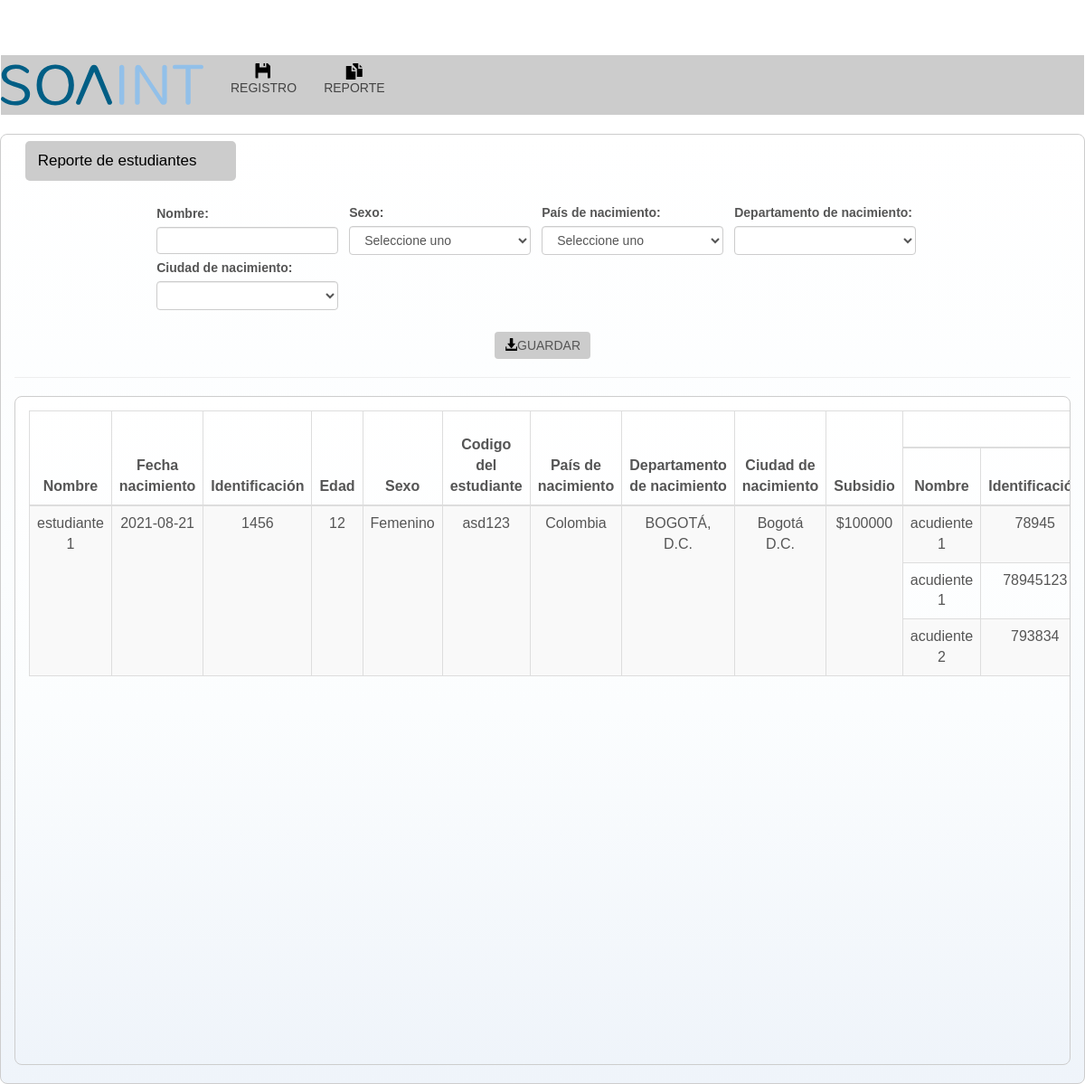
Screenshot of /index.php?op=5 with the database file from the repository.
### tables this page shows
CREATE TABLE IF NOT EXISTS `info_estudiante` (
  `id` int(11) NOT NULL AUTO_INCREMENT,
  `nombre` varchar(4000) NOT NULL,
  `fecha_nacimiento` varchar(200) NOT NULL,
  `identificacion` int(11) NOT NULL,
  `edad` int(11) NOT NULL,
  `sexo` varchar(10) NOT NULL,
  `cod_estudiante` varchar(20) NOT NULL,
  `pais_naci` varchar(50) NOT NULL DEFAULT '',
  `departamento_naci` int(11) NOT NULL,
  `ciudad_naci` int(11) NOT NULL,
  `subsidio` varchar(255) DEFAULT NULL,
  PRIMARY KEY (`id`)
);

CREATE TABLE IF NOT EXISTS `paises` (
  `id` int(11) NOT NULL AUTO_INCREMENT,
  `iso` char(2) DEFAULT NULL,
  `nombre` varchar(80) DEFAULT NULL,
  PRIMARY KEY (`id`)
);

CREATE TABLE IF NOT EXISTS `departamentos` (
  `id_departamento` int(2) unsigned NOT NULL AUTO_INCREMENT,
  `departamento` varchar(255) NOT NULL DEFAULT '',
  `cod_pais` varchar(255) DEFAULT NULL,
  PRIMARY KEY (`id_departamento`)
);

CREATE TABLE IF NOT EXISTS `municipios` (
  `id_municipio` int(6) unsigned NOT NULL AUTO_INCREMENT,
  `municipio` varchar(255) NOT NULL DEFAULT '',
  `estado` int(1) unsigned NOT NULL,
  `departamento_id` int(2) unsigned NOT NULL,
  PRIMARY KEY (`id_municipio`),
  KEY `departamento_id` (`departamento_id`)
);

CREATE TABLE IF NOT EXISTS `acudiente` (
  `id` int(11) NOT NULL AUTO_INCREMENT,
  `Nombre` varchar(1000) DEFAULT NULL,
  `Identificacion` varchar(100) DEFAULT NULL,
  `Parentesco` varchar(80) DEFAULT NULL,
  `estado_civil` varchar(80) DEFAULT NULL,
  `pais` varchar(80) DEFAULT NULL,
  `ciudad` varchar(80) DEFAULT NULL,
  `id_estudiante` varchar(255) DEFAULT NULL,
  PRIMARY KEY (`id`)
);

### formulario/funciones.php (called while the page is built, shortened)
  <?php
function traer_pais($id) {
		$obj_conexion = mysqli_connect("localhost","prueba","prueba123","prueba");
		$query_dep= "select nombre from paises where iso='".$id."'  ";
    	$var_resultado = $obj_conexion->query($query_dep);
		if ($var_fila=$var_resultado->fetch_array())
    	{
			$cantidad =$var_fila["nombre"];
			return $cantidad;
     	}
}
function traer_departamento($id) {
		$obj_conexion = mysqli_connect("localhost","prueba","prueba123","prueba");
		$query_dep= "select departamento from departamentos where id_departamento='".$id."'  ";
    	$var_resultado = $obj_conexion->query($query_dep);
		if ($var_fila=$var_resultado->fetch_array())
    	{
			$cantidad =$var_fila["departamento"];
			return $cantidad;
     	}
}
function traer_ciudad($id) {
		$obj_conexion = mysqli_connect("localhost","prueba","prueba123","prueba");
		$query_dep= "select municipio from municipios where id_municipio='".$id."'  ";
    	$var_resultado = $obj_conexion->query($query_dep);
		if ($var_fila=$var_resultado->fetch_array())
    	{
			$cantidad =$var_fila["municipio"];
			return $cantidad;
     	}
}
?>

### reportes/reporte.php (the view, shortened to what this page needs)
<?php
require_once "./formulario/funciones.php";
?>
<div class="panel-body color-panel">
<div class="title" style="background-color: rgba(204,204,204,1) !important;color: black !important;">Reporte de estudiantes</div>
<form method="post" action="index.php" name="form"  enctype="multipart/form-data" >
<div class="panel-body" >
	<div class="form-content ">
	    <div class="form-center ">
	    		<div class="form-inline">
					<div class="form-group div_error">
						<label>Nombre: </label>
						<input type="text" name="n_estudiante" id="n_estudiante"  value="<?php if(isset($n_estudiante)){echo $n_estudiante; } ?>" class="form-control">
					</div>
					<div class="form-group div_error">
						<label>Sexo: </label>
						<select name="sexo_estudi" id="sexo_estudi" size="1"  style="width: 250px;" class="form-control" onchange="valida_subsidio()">
							<option value="-1" selected="selected" >Seleccione uno</option>
						</select>
					</div>
					<div class="form-group div_error">
						<label>País de nacimiento: </label>
						<select name="pais_nacimiento" id="pais_nacimiento" size="1"  style="width: 250px;" class="form-control" onchange="traer_departamento(this.value)">
						    <option value="-1" selected="selected">Seleccione uno</option>
						</select>
					</div>
					<div class="form-group div_error">
						<label>Departamento de nacimiento: </label>
						<select name="dep_nacimiento" id="dep_nacimiento" size="1"  style="width: 250px;" class="form-control" onchange="traer_ciudad(this.value)">
						</select>
					</div>
					<div class="form-group div_error">
						<label>Ciudad de nacimiento: </label>
						<select name="ciud_nacimiento" id="ciud_nacimiento" size="1"  style="width: 250px;" class="form-control">
						</select>
					</div>
				</div>
		</div>
	</div>
</div>
<div align="center">
		<button type="submit" class="class_btr" >
					<span class="glyphicon glyphicon-download-alt"></span>GUARDAR
		</button>
	</div>
</form>
<hr>
<div class="panel-body color-panel" style="width:100%;height:100%; overflow: scroll;">
 <table width="1050" cellpadding="2" cellspacing="2" border="1" id="Export_a_Excel" class="table table-striped table-bordered">
	<thead>
					 <thead>
				        <tr>
				            <th rowspan="2"><div align="center">Nombre</div></th>
				            <th rowspan="2"><div align="center">Fecha nacimiento</div></th>
				            <th rowspan="2"><div align="center">Identificaci&oacute;n</div></th>
				            <th rowspan="2"><div align="center">Edad</div></th>
				            <th rowspan="2"><div align="center">Sexo</div></th>
				            <th rowspan="2"><div align="center">Codigo del estudiante</div></th>
				            <th rowspan="2"><div align="center">País de nacimiento</div></th>
				            <th rowspan="2"><div align="center">Departamento de nacimiento</div></th>
				            <th rowspan="2"><div align="center">Ciudad de nacimiento</div></th>
				            <th rowspan="2"><div align="center">Subsidio</div></th>
				            <th colspan ="6"><div align="center">Acudiente</div></th>
				        </tr>
				        <tr>
				            <th><div align="center">Nombre</div></th>
				            <th><div align="center">Identificación</div></th>
				        </tr>
				    </thead>
	    		<tbody>
	    			<?php
	    			$var_consulta= "select * from info_estudiante where edad is not null ";
	    			$var_consulta.= " order by ciudad_naci,nombre,sexo asc ";
					$var_resultado = $obj_conexion->query($var_consulta);
					    while ($var_fila=$var_resultado->fetch_array()) {
					    	$nombre	=$var_fila["nombre"];
					    	$fecha_nacimiento	=$var_fila["fecha_nacimiento"];
					    	$identificacion	=$var_fila["identificacion"];
					    	$edad	=$var_fila["edad"];
					    	$sexo	=$var_fila["sexo"];
					    	$cod_estudiante	=$var_fila["cod_estudiante"];
					    	$pais_naci	=$var_fila["pais_naci"];
					    	$departamento_naci	=$var_fila["departamento_naci"];
					    	$ciudad_naci	=$var_fila["ciudad_naci"];
					    	$subsidio	=$var_fila["subsidio"];
					    	$var_con1= "select count(id) as cantidad from acudiente where id_estudiante='".$identificacion."'";
					    	$var_res1 = $obj_conexion->query($var_con1);
					    	if ($var_fi1=$var_res1->fetch_array()) {
					    		$cantidad_acud	=$var_fi1["cantidad"];
					    	}
					    	$var_con= "select * from acudiente where id_estudiante='".$identificacion."'";
					    	$var_res = $obj_conexion->query($var_con);
					    	if ($var_fi=$var_res->fetch_array()) {
					    		$Nombre_acu	=$var_fi["Nombre"];
					    		$Identificacion_acu	=$var_fi["Identificacion"];
					    	}
					    ?>
					    <tr align="center" height="33">
	                		<td rowspan="<?php echo $cantidad_acud;?>" align="center" ><?php echo $nombre; ?></td>
	                		<td rowspan="<?php echo $cantidad_acud;?>" align="center" ><?php echo $fecha_nacimiento; ?></td>
	                		<td rowspan="<?php echo $cantidad_acud;?>" align="center" ><?php echo $identificacion; ?></td>
	                		<td rowspan="<?php echo $cantidad_acud;?>" align="center" ><?php echo $edad; ?></td>
	                		<td rowspan="<?php echo $cantidad_acud;?>" align="center" ><?php echo $sexo; ?></td>
	                		<td rowspan="<?php echo $cantidad_acud;?>" align="center" ><?php echo $cod_estudiante; ?></td>
	                		<td rowspan="<?php echo $cantidad_acud;?>" align="center" ><?php echo traer_pais($pais_naci); ?></td>
	                		<td rowspan="<?php echo $cantidad_acud;?>" align="center" ><?php echo traer_departamento($departamento_naci); ?></td>
	                		<td rowspan="<?php echo $cantidad_acud;?>" align="center" ><?php echo traer_ciudad($ciudad_naci); ?></td>
	                		<td rowspan="<?php echo $cantidad_acud;?>" align="center" >$<?php echo $subsidio; ?></td>
	                		<?php  if($cantidad_acud>0){?>
	                			<td align="center" ><?php echo $Nombre_acu; ?></td>
		                		<td align="center" ><?php echo $Identificacion_acu; ?></td>
	                		<?php }else{ ?>
	                			<td align="center" colspan ="6"> No se encuentran acudientes.</td>
	                		<?php } ?>
	    			   </tr>
		    		<?php
						while ($var_fi=$var_res->fetch_array()) {
					    		$Nombre_acu	=$var_fi["Nombre"];
					    		$Identificacion_acu	=$var_fi["Identificacion"];
					    		if($cantidad_acud>0){?>
		    			    	<tr>
		    			    		<td align="center" ><?php echo $Nombre_acu; ?></td>
			                		<td align="center" ><?php echo $Identificacion_acu; ?></td>
			                	</tr>
		                		<?php }
					    	}
		    		}
		    		?>
	    		</tbody>
	</table>

### index.php (shortened to what this page needs)
<head>
	<?php
	include ("conexion/conexion.php");
	include "./menu/index_menu.php";
	?>
</head>
<?php
echo "<body>";
if (isset($op)) {
	switch ($op) {
	    case"5":
	        include "./reportes/reporte.php";
	        break;
	}
}
echo "</body>";
?>

### menu/index_menu.php (shortened to what this page needs)
<link type="text/css" rel="stylesheet" href="css\bootstrap\css\bootstrap.min.css">
<link type="text/css" rel="stylesheet" href="css\bootstrap\css\estilos_css.css">
<link type="text/css" rel="stylesheet" href="css\jquery.dataTables.css">
    <header class="navbar ">
        <div class="container-fluid">
            <div class="navbar-header">
                <a class="navbar-brand" style="display: flex !important; padding: 2px 15px !important;height: auto !important;" href="#">
                    <img src="img/Logo-Soaint.svg" alt="" style="height: 62px;width:224px;  "/>
                </a>
            </div>
            <div class="collapse navbar-collapse" id="bs-example-navbar-collapse-1">
              <ul class="nav navbar-nav" id="menu_modulos">
                    <li>
                        <a style="text-align: center;" href="index.php?op=1">
                            <i style="font-size: 18px" class="glyphicon glyphicon-floppy-disk"></i>
                            <br>REGISTRO
                        </a>
                    </li>
                    <li>
                        <a style="text-align: center;" href="index.php?op=5">
                            <i style="font-size: 18px" class="glyphicon glyphicon-duplicate"></i>
                            <br>REPORTE
                        </a>
                    </li>
                </ul>
            </div>
        </div>
    </header>

### menu/index_menu.php (style rules this page uses)
header #bs-example-navbar-collapse-1 { background-color: rgba(204,204,204,1) !important; color: rgba(0,0,0,1) !important; }

### rows the page displays
info_estudiante: nombre "estudiante 1", fecha_nacimiento "2021-08-21", identificacion "1456", edad "12", sexo "Femenino", cod_estudiante "asd123", pais_naci.nombre "Colombia", departamento_naci.departamento "BOGOTÁ, D.C.", ciudad_naci.municipio "Bogotá D.C.", subsidio "100000", acudiente.Nombre "acudiente 1", acudiente.Identificacion "78945"
acudiente: Nombre "acudiente 1", Identificacion "78945123"
acudiente: Nombre "acudiente 2", Identificacion "793834"
